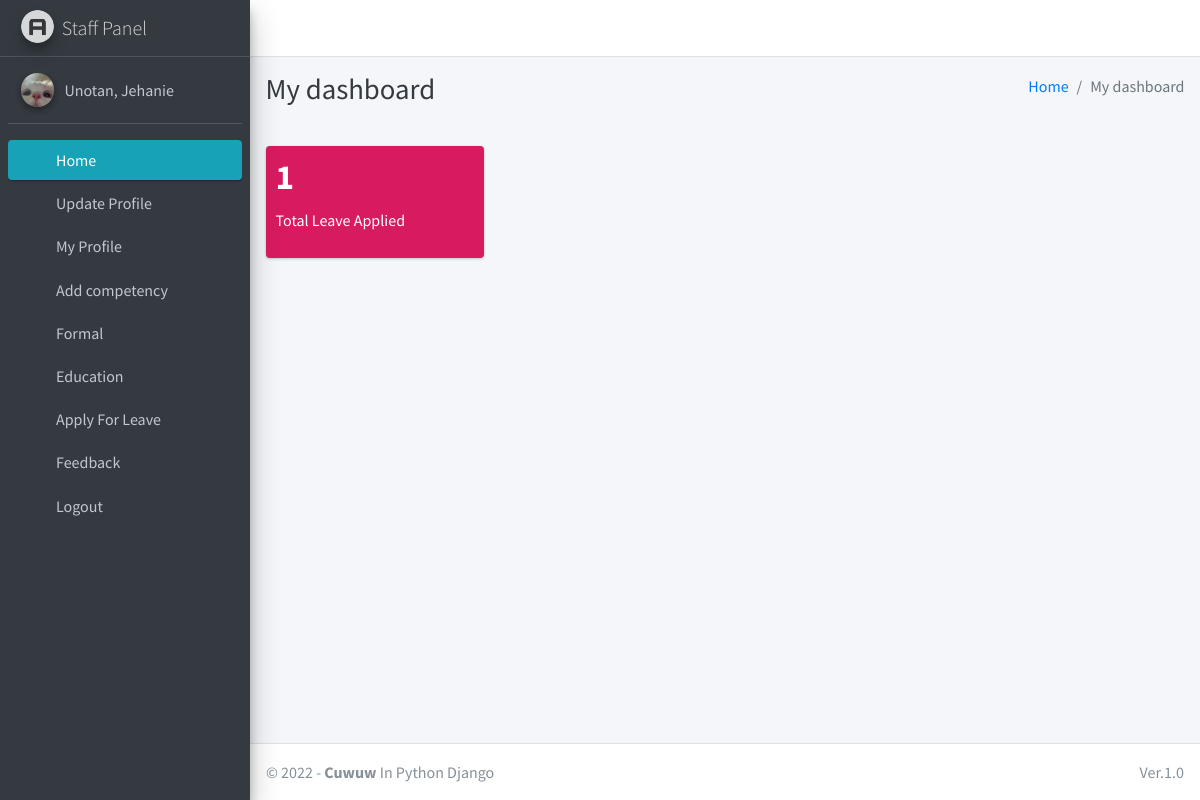
The page /staff/home/ (signed in) on the database its author committed.
### main/models.py (models this page shows)
class CustomUser(AbstractUser):
    USER_TYPE = ((1, "HOD"), (2, "Staff"))
    GENDER = [("M", "Male"), ("F", "Female")]
    username = None  # Removed username, using email instead
    email = models.EmailField(unique=True)
    user_type = models.CharField(default=1, choices=USER_TYPE, max_length=1)
    gender = models.CharField(max_length=1, choices=GENDER)
    profile_pic = models.ImageField()
    address = models.CharField(max_length=60)
    fcm_token = models.TextField(default="")  # For firebase notifications
    created_at = models.DateTimeField(auto_now_add=True)
    updated_at = models.DateTimeField(auto_now=True)
    USERNAME_FIELD = "email"
    REQUIRED_FIELDS = []
    objects = CustomUserManager()
    def __str__(self):
        return self.last_name + ", " + self.first_name

### main/staff_views.py (the view)
# urls.py: path("staff/home/", staff_views.staff_home, name='staff_home'),
def staff_home(request):
    staff = get_object_or_404(Staff, admin=request.user)
    total_leave = LeaveReportStaff.objects.filter(staff=staff).count()
    context = {
        'page_title': 'My dashboard' ,
        'total_leave': total_leave,
    }
    return render(request, 'staff_template/home_content.html', context)

### main/templates/staff_template/home_content.html
{% extends 'main/base.html' %}
{% load static %}
{% block page_title %}{{page_title}}{% endblock page_title %}
{% block content %}
<section class="content">
    <div class="container-fluid">
        <div class="row">
            <div class="col-lg-3 col-6">
                <div class="small-box bg-maroon">
                    <div class="inner">
                        <h3>{{total_leave}}</h3>
                        <p>Total Leave Applied</p>
                    </div>
                    <div class="icon">
                      <i class="nav-icon fas fa-sign-out-alt"></i>
                    </div>
                </div>
            </div>
        </div>
</section>
{% endblock content %}

### main/templates/main/sidebar_template.html (shortened to what this page needs)
{% load static %}
<aside class="main-sidebar sidebar-dark-info elevation-4">
    {% if request.user.user_type == '1' %}
    <a href="{% url 'admin_home' %}" class="brand-link">
        <img src="{% static 'dist/img/cmsl.png' %} " alt="AdminLTE Logo"
            class="brand-image img-circle elevation-3" >
        <span class="brand-text font-weight-light">Admin Panel</span>
    </a>
    <div class="sidebar">
        <div class="user-panel mt-3 pb-3 mb-3 d-flex">
            <div class="image">
                <img src="{{ request.user.profile_pic}}" class="img-circle elevation-2" alt="User Image">
            </div>
            <div class="info">
                <a href="#" class="d-block">{{user}}</a>
            </div>
        </div>
        <nav class="mt-2">
            <ul class="nav nav-pills nav-sidebar flex-column" data-widget="treeview" role="menu" data-accordion="false">
                <li class="nav-item">
                    {% url 'admin_home' as admin_home %}
                    <a href="{{admin_home}}" class="nav-link {% if admin_home == request.path %} active {% endif %}">
                        <i class="nav-icon fas fa-home"></i>
                        <p>
                            Home
                        </p>
                    </a>
                </li>
                <li class="nav-item">
                    {% url 'admin_view_profile' as admin_view_profile %}
                    <a href="{{admin_view_profile}}"
                        class="nav-link {% if admin_view_profile == request.path %} active {% endif %}">
                        <i class="nav-icon fas fa-address-card"></i>
                        <p>
                            Update Profile
                        </p>
                    </a>
                </li>
 <li class="nav-item has-treeview">
                    <a href="#" class="nav-link">
                        <i class="nav-icon fas fa-book"></i>
                        <p>
                            Staff
                            <i class="fas fa-angle-left right"></i>
                        </p>
                    </a>
                    <ul class="nav nav-treeview">
                         <li class="nav-item">
                    {% url 'add_staff' as add_staff %}
                    <a href="{{add_staff}}" class="nav-link {% if add_staff == request.path %} active {% endif %}">
                        <i class="nav-icon fas fa-user-plus"></i>
                        <p>
                            Add Staff
                        </p>
                    </a>
                </li>
                         <li class="nav-item">
                    {% url 'manage_staff' as manage_staff %}
                    {% url 'edit_staff' staff_id as edit_staff %}
                    <a href="{{manage_staff}}"
                        class="nav-link {% if manage_staff == request.path or request.path == edit_staff %} active {% endif %}">
                        <i class="nav-icon fas fa-th"></i>
                        <p>
                            Manage Staff
                        </p>
                    </a>
                </li>
                    </ul>
 <li class="nav-item">
                    {% url 'view_staff_competency_journal' as view_staff_competency_journal %}
                    <a href="{{view_staff_competency_journal}}"
                        class="nav-link {% if view_staff_competency_journal == request.path %} active {% endif %}">
                        <i class="nav-icon fas fa-address-card"></i>
                        <p>
                            Staff competency
                        </p>
                    </a>
                </li>
                <li class="nav-item">
                    {% url 'view_staff_leave' as view_staff_leave %}
                    <a href="{{view_staff_leave}}"
                        class="nav-link  {% if view_staff_leave == request.path %} active {% endif %}">
                        <i class="nav-icon fas fa-check-double"></i>
                        <p>
                            Staff Leave
                        </p>
                    </a>
                </li>
                  <li class="nav-item">
                                {% url 'staff_feedback_message' as staff_feedback_message %}
                                <a href="{{staff_feedback_message}}"
                                    class="nav-link {% if staff_feedback_message == request.path %} active {% endif %}">
                                    <i class="nav-icon fas fa-comment-alt"></i>
                                    <p>
                                        Feedback
                                    </p>
                                </a>
                            </li>
                {% elif request.user.user_type == '2' %}
                <a href="#" class="brand-link">
                    <img src="{% static 'dist/img/AdminLTELogo.png' %} " alt="AdminLTE Logo"
                        class="brand-image img-circle elevation-3" style="opacity: .8">
                    <span class="brand-text font-weight-light">Staff Panel</span>
                </a>
                <div class="sidebar">
                    <div class="user-panel mt-3 pb-3 mb-3 d-flex">
                        <div class="image">
                            <img src="{{ request.user.profile_pic}}" class="img-circle elevation-2" alt="User Image">
                        </div>
                        <div class="info">
                            <a href="#" class="d-block">{{ user}}</a>
                        </div>
                    </div>
                    <nav class="mt-2">
                        <ul class="nav nav-pills nav-sidebar flex-column" data-widget="treeview" role="menu"
                            data-accordion="false">
                            <li class="nav-item">
                                {% url 'staff_home' as staff_home %}
                                <a href="{{staff_home}}"
                                    class="nav-link {% if staff_home == request.path %} active {% endif %}">
                                    <i class="nav-icon fas fa-home"></i>
                                    <p>
                                        Home
                                    </p>
                                </a>
                            </li>
                            <li class="nav-item">
                                {% url 'staff_view_profile' as staff_view_profile %}
                                <a href="{{staff_view_profile}}"
                                    class="nav-link {% if staff_view_profile == request.path %} active {% endif %}">
                                    <i class="nav-icon fas fa-address-card"></i>
                                    <p>
                                        Update Profile
                                    </p>
                                </a>
                            </li>
                            <li class="nav-item">
                                {% url 'staff_profile' as staff_profile %}
                                <a href="{{staff_profile}}"
                                    class="nav-link {% if staff_profile == request.path %} active {% endif %}">
                                    <i class="nav-icon fas fa-address-card"></i>
                                    <p>
                                        My Profile
                                    </p>
                                </a>
                            </li>
                              <li class="nav-item">
                    {% url 'competency_journal' as competency_journal %}
                    <a href="{{competency_journal}}"
                        class="nav-link {% if admin_view_profile == request.path %} active {% endif %}">
                        <i class="nav-icon fas fa-address-card"></i>
                        <p>
                            Add competency
                        </p>
                    </a>
                </li>
                <li class="nav-item has-treeview">
                    <a href="#" class="nav-link">
                        <i class="nav-icon fas fa-book"></i>
                        <p>
                            Formal
                            <i class="fas fa-angle-left right"></i>
                        </p>
                    </a>
                </li>
                <li class="nav-item has-treeview">
                    <a href="#" class="nav-link">
                        <i class="nav-icon fas fa-book"></i>
                        <p>
                            Education
                            <i class="fas fa-angle-left right"></i>
                        </p>
                    </a>
                </li>
                            <li class="nav-item">
                                {% url 'staff_apply_leave' as staff_apply_leave %}
                                <a href="{{staff_apply_leave}}"
                                    class="nav-link {% if staff_apply_leave == request.path %} active {% endif %}">
                                    <i class="nav-icon fas fa-check"></i>
                                    <p>
                                        Apply For Leave
                                    </p>
                                </a>
                            </li>
                            <li class="nav-item">
                                {% url 'staff_feedback' as staff_feedback %}
                                <a href="{{staff_feedback}}"
                                    class="nav-link {% if staff_feedback == request.path %} active {% endif %}">
                                    <i class="nav-icon fas fa-comment-alt"></i>
                                    <p>
                                        Feedback
                                    </p>
                                </a>
                            </li>
                                        {% endif %}
                                        <li class="nav-item">
                                            <a href="{% url 'user_logout' %}"
                                                onclick="return confirm('Your session would be terminated.\n\nProceed?')"
                                                class="nav-link">
                                                <i class="nav-icon fas fa-power-off"></i>
                                                <p>
                                                    Logout
                                                </p>
                                            </a>
                                        </li>
                                    </ul>
                                </nav>
                            </div>
</aside>

### rows shown on the page
CustomUser: user.profile_pic (picture), last_name+first_name "Unotan, Jehanie"

### other values the page prints
{{ page_title }} "My dashboard"
{{ total_leave }} "1"
